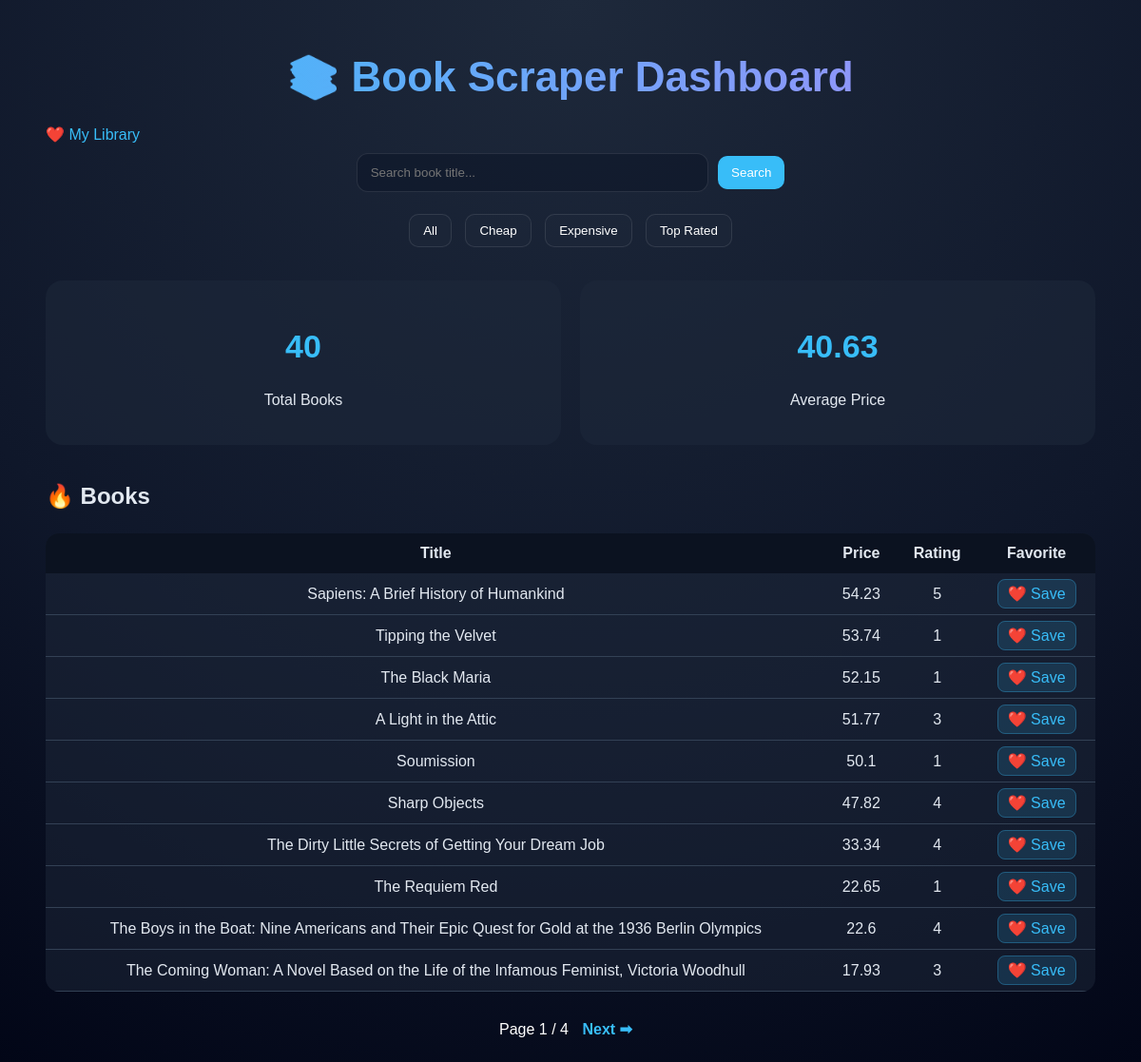
The page / on the database its author committed.
### models.py (models this page shows)
class Book(db.Model):
    id = db.Column(db.Integer, primary_key=True)
    title = db.Column(db.String(300), nullable=False)
    price = db.Column(db.Float, nullable=False)
    rating = db.Column(db.Integer, nullable=False)
    favorites = db.relationship('Favorite', backref='book', lazy=True)

### routes/books.py (the view)
@books_bp.route("/")
def home():
    query = request.args.get("q")
    filter_type = request.args.get("filter")
    page = request.args.get("page", 1, type=int)
    per_page = 10
    books_query = Book.query
    if query:
        books_query = books_query.filter(Book.title.ilike(f"%{query}%"))
    if filter_type == "cheap":
        books_query = books_query.filter(Book.price < 20)
    elif filter_type == "expensive":
        books_query = books_query.filter(Book.price >= 20)
    elif filter_type == "top":
        books_query = books_query.filter(Book.rating >= 4)
    pagination = books_query.paginate(page=page, per_page=per_page)
    books_list = pagination.items
    total_books = pagination.total
    pages = pagination.pages   # ✅ pagination UI için eklendi
    avg_price = round(
        sum(b.price for b in books_list) / len(books_list),
        2
    ) if books_list else 0
    top_books = sorted(books_list, key=lambda x: x.price, reverse=True)
    prices = [b.price for b in books_list]
    ratings = [b.rating for b in books_list]
    if books_list:
        fig_price = px.histogram(
            x=prices,
            nbins=15,
            title="Price Distribution"
        )
        price_chart = fig_price.to_html(full_html=False)
        rating_counts = {}
        for r in ratings:
            rating_counts[r] = rating_counts.get(r, 0) + 1
        fig_rating = px.bar(
            x=list(rating_counts.keys()),
            y=list(rating_counts.values()),
            title="Rating Distribution"
        )
        rating_chart = fig_rating.to_html(full_html=False)
    else:
        price_chart = "<p>No data</p>"
        rating_chart = "<p>No data</p>"
    return render_template(
        "index.html",
        total_books=total_books,
        avg_price=avg_price,
        tables=[
            {"id": b.id, "title": b.title, "price": b.price, "rating": b.rating}
            for b in top_books
        ],
        query=query,
        page=page,
        pages=pages,  # ✅ pagination UI
        has_next=pagination.has_next,
        has_prev=pagination.has_prev,
        price_chart=price_chart,
        rating_chart=rating_chart
    )

### templates/index.html (shortened to what this page needs)
<!DOCTYPE html>
<html>
<head>
</head>
<body>
<div class="container">
    <h1>📚 Book Scraper Dashboard</h1>
    <a href="/library" style="color:#38bdf8; text-decoration:none;">
        ❤️ My Library
    </a>
    <form class="search-box" method="GET">
        <input type="text" name="q" placeholder="Search book title..." value="{{ query or '' }}" id="searchInput">
        <button type="submit">Search</button>
    </form>
    <div class="filters">
        <a href="/"><button>All</button></a>
        <a href="/?filter=cheap"><button>Cheap</button></a>
        <a href="/?filter=expensive"><button>Expensive</button></a>
        <a href="/?filter=top"><button>Top Rated</button></a>
    </div>
    <div class="cards">
        <div class="card">
            <h2>{{ total_books }}</h2>
            <p>Total Books</p>
        </div>
        <div class="card">
            <h2>{{ avg_price }}</h2>
            <p>Average Price</p>
        </div>
    </div>
    <h2 style="margin-top:40px;">🔥 Books</h2>
    {% if tables %}
    <table>
        <tr>
            <th>Title</th>
            <th>Price</th>
            <th>Rating</th>
            <th>Favorite</th>
        </tr>
        {% for book in tables %}
        <tr>
            <td>{{ book.title }}</td>
            <td>{{ book.price }}</td>
            <td>{{ book.rating }}</td>
            <td>
                <a class="fav-btn" href="/favorite/{{ book.id }}">❤️ Save</a>
            </td>
        </tr>
        {% endfor %}
    </table>
    {% endif %}
    <div class="pagination">
        {% set total_pages = (total_books // 10) + (1 if total_books % 10 else 0) %}
        <span>
            Page {{ page }} / {{ total_pages }}
        </span>
        {% if has_next %}
            <a href="/?page={{ page + 1 }}">Next ➡</a>
        {% endif %}
    </div>
</div>
</body>
</html>

### templates/index.html (style rules this page uses)
body { font-family: Arial, sans-serif; margin: 0; background: radial-gradient(circle at top, #1e293b, #0f172a 60%, #020617); color: #e2e8f0; }
.container { width: 92%; margin: auto; padding: 25px; }
h1 { text-align: center; margin-top: 30px; margin-bottom: 25px; font-size: 44px; font-weight: 900; background: linear-gradient(90deg, #38bdf8, #a78bfa); -webkit-background-clip: text; background-clip: text; -webkit-text-fill-color: transparent; }
.search-box { text-align: center; margin-top: 10px; }
.search-box input { width: 340px; padding: 12px 14px; border-radius: 12px; border: 1px solid rgba(255,255,255,0.1); background: rgba(15, 23, 42, 0.65); color: white; }
.search-box button { padding: 10px 14px; border-radius: 10px; border: none; background: #38bdf8; color: white; cursor: pointer; margin-left: 6px; }
.filters { text-align: center; margin-top: 18px; }
.filters a button { margin: 5px; padding: 9px 14px; border-radius: 10px; background: rgba(30, 41, 59, 0.5); color: white; border: 1px solid rgba(255,255,255,0.1); cursor: pointer; }
.cards { display: flex; gap: 20px; margin-top: 30px; }
.card { flex: 1; padding: 22px; border-radius: 18px; background: rgba(30, 41, 59, 0.55); text-align: center; }
.card h2 { font-size: 34px; color: #38bdf8; }
table { width: 100%; margin-top: 25px; border-collapse: collapse; border-radius: 14px; overflow: hidden; background: rgba(30, 41, 59, 0.5); }
th { background: #0b1220; padding: 12px; }
td { padding: 12px; text-align: center; border-bottom: 1px solid #334155; }
.fav-btn { text-decoration: none; padding: 6px 10px; border-radius: 8px; background: rgba(56,189,248,0.15); color: #38bdf8; border: 1px solid rgba(56,189,248,0.3); transition: 0.2s; }
.pagination { text-align: center; margin-top: 30px; }
.pagination a { margin: 0 10px; color: #38bdf8; text-decoration: none; font-weight: bold; }
.pagination span { color: white; }

### rows shown on the page
Book: title "Sapiens: A Brief History of Humankind", price "54.23", rating "5"
Book: title "Tipping the Velvet", price "53.74", rating "1"
Book: title "The Black Maria", price "52.15", rating "1"
Book: title "A Light in the Attic", price "51.77", rating "3"
Book: title "Soumission", price "50.1", rating "1"
Book: title "Sharp Objects", price "47.82", rating "4"
Book: title "The Dirty Little Secrets of Getting Your Dream Job", price "33.34", rating "4"
Book: title "The Requiem Red", price "22.65", rating "1"
Book: title "The Boys in the Boat: Nine Americans and Their Epic Quest for Gold at the 1936 Berlin Olympics", price "22.6", rating "4"
Book: title "The Coming Woman: A Novel Based on the Life of the Infamous Feminist, Victoria Woodhull", price "17.93", rating "3"

### other values the page prints
{{ total_books }} "40"
{{ avg_price }} "40.63"
{{ page }} "1"
{{ total_pages }} "4"
